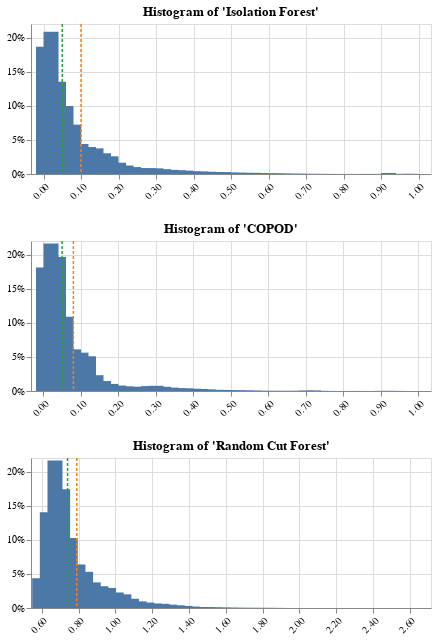

This figure's notebook cell:
### Markdown cell above
## Model Evaluation
Anomaly scores output by the models have log-normal distributions with long tails as expected.

### Code cell
charts = []
for model, score in zip(['Isolation Forest', 'COPOD', 'Random Cut Forest'], [if_scores[:, 1], cop_scores[:, 1], rcf_scores]):
    charts.append(plot_histogram(score, model, bins=50, bar_size=15, height=150, n_digits=2))
    
alt.VConcatChart(vconcat=charts).configure_axisX(labelAngle=-45)

### Figure 1 — Vega-Lite specification as saved in the notebook (floating-point values rounded to 4 significant figures)
{"config": {"view": {"continuousWidth": 400, "continuousHeight": 300}, "axisX": {"labelAngle": -45}}, "vconcat": [{"layer": [{"data": {"name": "data-ecc4fe445f8977d0bf3129b52e719ed2"}, "mark": {"type": "bar", "size": 15}, "encoding": {"tooltip": [{"type": "quantitative", "field": "Isolation Forest"}, {"type": "quantitative", "field": "count", "format": ".0f"}], "x": {"type": "quantitative", "axis": {"format": ".2f", "title": null}, "field": "Isolation Forest", "scale": {"domain": [-0.02, 1.02], "nice": false}}, "y": {"type": "quantitative", "axis": {"format": ".0%", "title": null}, "field": "pecent_of_total"}}, "transform": [{"joinaggregate": [{"op": "sum", "field": "count", "as": "total_count"}]}, {"calculate": "datum.count / datum.total_count", "as": "pecent_of_total"}]}, {"data": {"name": "data-144088d614fc03b57ba8e03b5766903e"}, "mark": {"type": "rule", "color": "#ff7f0e", "size": 1.5, "strokeDash": [3, 2]}, "encoding": {"tooltip": [{"type": "quantitative", "field": "mean"}, {"type": "quantitative", "field": "mean"}], "x": {"type": "quantitative", "field": "mean"}}}, {"data": {"name": "data-144088d614fc03b57ba8e03b5766903e"}, "mark": {"type": "rule", "color": "#2ca02c", "size": 1.5, "strokeDash": [3, 2]}, "encoding": {"tooltip": [{"type": "quantitative", "field": "median"}, {"type": "quantitative", "field": "median"}], "x": {"type": "quantitative", "field": "median"}}}], "height": 150, "title": "Histogram of 'Isolation Forest'"}, {"layer": [{"data": {"name": "data-1103ffb6f8eecbdf00d415f90cfb8445"}, "mark": {"type": "bar", "size": 15}, "encoding": {"tooltip": [{"type": "quantitative", "field": "COPOD"}, {"type": "quantitative", "field": "count", "format": ".0f"}], "x": {"type": "quantitative", "axis": {"format": ".2f", "title": null}, "field": "COPOD", "scale": {"domain": [-0.01969, 1.02], "nice": false}}, "y": {"type": "quantitative", "axis": {"format": ".0%", "title": null}, "field": "pecent_of_total"}}, "transform": [{"joinaggregate": [{"op": "sum", "field": "count", "as": "total_count"}]}, {"calculate": "datum.count / datum.total_count", "as": "pecent_of_total"}]}, {"data": {"name": "data-6bdde3440c7709665c7948d50c140e5e"}, "mark": {"type": "rule", "color": "#ff7f0e", "size": 1.5, "strokeDash": [3, 2]}, "encoding": {"tooltip": [{"type": "quantitative", "field": "mean"}, {"type": "quantitative", "field": "mean"}], "x": {"type": "quantitative", "field": "mean"}}}, {"data": {"name": "data-6bdde3440c7709665c7948d50c140e5e"}, "mark": {"type": "rule", "color": "#2ca02c", "size": 1.5, "strokeDash": [3, 2]}, "encoding": {"tooltip": [{"type": "quantitative", "field": "median"}, {"type": "quantitative", "field": "median"}], "x": {"type": "quantitative", "field": "median"}}}], "height": 150, "title": "Histogram of 'COPOD'"}, {"layer": [{"data": {"name": "data-ca307c03b117eabcb70b564cfe157847"}, "mark": {"type": "bar", "size": 15}, "encoding": {"tooltip": [{"type": "quantitative", "field": "Random Cut Forest"}, {"type": "quantitative", "field": "count", "format": ".0f"}], "x": {"type": "quantitative", "axis": {"format": ".2f", "title": null}, "field": "Random Cut Forest", "scale": {"domain": [0.5683, 2.688], "nice": false}}, "y": {"type": "quantitative", "axis": {"format": ".0%", "title": null}, "field": "pecent_of_total"}}, "transform": [{"joinaggregate": [{"op": "sum", "field": "count", "as": "total_count"}]}, {"calculate": "datum.count / datum.total_count", "as": "pecent_of_total"}]}, {"data": {"name": "data-bcbc6a7a325f9f7f122a1cd8cdb22c75"}, "mark": {"type": "rule", "color": "#ff7f0e", "size": 1.5, "strokeDash": [3, 2]}, "encoding": {"tooltip": [{"type": "quantitative", "field": "mean"}, {"type": "quantitative", "field": "mean"}], "x": {"type": "quantitative", "field": "mean"}}}, {"data": {"name": "data-bcbc6a7a325f9f7f122a1cd8cdb22c75"}, "mark": {"type": "rule", "color": "#2ca02c", "size": 1.5, "strokeDash": [3, 2]}, "encoding": {"tooltip": [{"type": "quantitative", "field": "median"}, {"type": "quantitative", "field": "median"}], "x": {"type": "quantitative", "field": "median"}}}], "height": 150, "title": "Histogram of 'Random Cut Forest'"}], "$schema": "https://vega.github.io/schema/vega-lite/v4.8.1.json", "datasets": {"data-ecc4fe445f8977d0bf3129b52e719ed2": [{"Isolation Forest": 0.0, "count": 22038}, {"Isolation Forest": 0.02, "count": 24626}, {"Isolation Forest": 0.04, "count": 15983}, {"Isolation Forest": 0.06, "count": 11767}, {"Isolation Forest": 0.08, "count": 8555}, {"Isolation Forest": 0.1, "count": 5195}, {"Isolation Forest": 0.12, "count": 4668}, {"Isolation Forest": 0.14, "count": 4441}, {"Isolation Forest": 0.16, "count": 3590}, {"Isolation Forest": 0.18, "count": 3064}, {"Isolation Forest": 0.2, "count": 1957}, {"Isolation Forest": 0.22, "count": 1468}, {"Isolation Forest": 0.24, "count": 1199}, {"Isolation Forest": 0.26, "count": 1016}, {"Isolation Forest": 0.28, "count": 997}, {"Isolation Forest": 0.3, "count": 979}, {"Isolation Forest": 0.32, "count": 829}, {"Isolation Forest": 0.34, "count": 724}, {"Isolation Forest": 0.36, "count": 643}, {"Isolation Forest": 0.38, "count": 585}, {"Isolation Forest": 0.4, "count": 457}, {"Isolation Forest": 0.42, "count": 432}, {"Isolation Forest": 0.44, "count": 388}, {"Isolation Forest": 0.46, "count": 330}, {"Isolation Forest": 0.48, "count": 327}, {"Isolation Forest": 0.5, "count": 252}, {"Isolation Forest": 0.52, "count": 236}, {"Isolation Forest": 0.54, "count": 197}, {"Isolation Forest": 0.56, "count": 201}, {"Isolation Forest": 0.58, "count": 159}, {"Isolation Forest": 0.6, "count": 126}, {"Isolation Forest": 0.62, "count": 100}, {"Isolation Forest": 0.64, "count": 88}, {"Isolation Forest": 0.66, "count": 52}, {"Isolation Forest": 0.68, "count": 49}, {"Isolation Forest": 0.7, "count": 33}, {"Isolation Forest": 0.72, "count": 19}, {"Isolation Forest": 0.74, "count": 18}, {"Isolation Forest": 0.76, "count": 11}, {"Isolation Forest": 0.78, "count": 7}, {"Isolation Forest": 0.8, "count": 8}, {"Isolation Forest": 0.82, "count": 6}, {"Isolation Forest": 0.84, "count": 9}, {"Isolation Forest": 0.86, "count": 9}, {"Isolation Forest": 0.88, "count": 12}, {"Isolation Forest": 0.9, "count": 6}, {"Isolation Forest": 0.92, "count": 177}, {"Isolation Forest": 0.94, "count": 16}, {"Isolation Forest": 0.96, "count": 19}, {"Isolation Forest": 0.98, "count": 40}], "data-144088d614fc03b57ba8e03b5766903e": [{"mean": 0.1, "median": 0.05}], "data-1103ffb6f8eecbdf00d415f90cfb8445": [{"COPOD": 0.0003095, "count": 21406}, {"COPOD": 0.0203, "count": 25556}, {"COPOD": 0.0403, "count": 23215}, {"COPOD": 0.06029, "count": 12873}, {"COPOD": 0.08028, "count": 7214}, {"COPOD": 0.1003, "count": 6643}, {"COPOD": 0.1203, "count": 6015}, {"COPOD": 0.1403, "count": 2736}, {"COPOD": 0.1603, "count": 1732}, {"COPOD": 0.1803, "count": 1230}, {"COPOD": 0.2002, "count": 946}, {"COPOD": 0.2202, "count": 806}, {"COPOD": 0.2402, "count": 728}, {"COPOD": 0.2602, "count": 719}, {"COPOD": 0.2802, "count": 847}, {"COPOD": 0.3002, "count": 901}, {"COPOD": 0.3202, "count": 734}, {"COPOD": 0.3402, "count": 591}, {"COPOD": 0.3602, "count": 487}, {"COPOD": 0.3802, "count": 452}, {"COPOD": 0.4002, "count": 393}, {"COPOD": 0.4202, "count": 339}, {"COPOD": 0.4402, "count": 263}, {"COPOD": 0.4602, "count": 202}, {"COPOD": 0.4802, "count": 183}, {"COPOD": 0.5002, "count": 140}, {"COPOD": 0.5201, "count": 117}, {"COPOD": 0.5401, "count": 91}, {"COPOD": 0.5601, "count": 66}, {"COPOD": 0.5801, "count": 47}, {"COPOD": 0.6001, "count": 31}, {"COPOD": 0.6201, "count": 28}, {"COPOD": 0.6401, "count": 22}, {"COPOD": 0.6601, "count": 24}, {"COPOD": 0.6801, "count": 34}, {"COPOD": 0.7001, "count": 72}, {"COPOD": 0.7201, "count": 100}, {"COPOD": 0.7401, "count": 20}, {"COPOD": 0.7601, "count": 15}, {"COPOD": 0.7801, "count": 3}, {"COPOD": 0.8001, "count": 8}, {"COPOD": 0.8201, "count": 6}, {"COPOD": 0.84, "count": 11}, {"COPOD": 0.86, "count": 1}, {"COPOD": 0.88, "count": 3}, {"COPOD": 0.9, "count": 21}, {"COPOD": 0.92, "count": 21}, {"COPOD": 0.94, "count": 15}, {"COPOD": 0.96, "count": 0}, {"COPOD": 0.98, "count": 1}], "data-6bdde3440c7709665c7948d50c140e5e": [{"mean": 0.08, "median": 0.05}], "data-ca307c03b117eabcb70b564cfe157847": [{"Random Cut Forest": 0.5883, "count": 5160}, {"Random Cut Forest": 0.6299, "count": 16577}, {"Random Cut Forest": 0.6715, "count": 25547}, {"Random Cut Forest": 0.7131, "count": 20565}, {"Random Cut Forest": 0.7547, "count": 12130}, {"Random Cut Forest": 0.7963, "count": 7537}, {"Random Cut Forest": 0.838, "count": 6266}, {"Random Cut Forest": 0.8796, "count": 4439}, {"Random Cut Forest": 0.9212, "count": 3776}, {"Random Cut Forest": 0.9628, "count": 3472}, {"Random Cut Forest": 1.004, "count": 2689}, {"Random Cut Forest": 1.046, "count": 2370}, {"Random Cut Forest": 1.088, "count": 1598}, {"Random Cut Forest": 1.129, "count": 1152}, {"Random Cut Forest": 1.171, "count": 944}, {"Random Cut Forest": 1.212, "count": 768}, {"Random Cut Forest": 1.254, "count": 720}, {"Random Cut Forest": 1.296, "count": 578}, {"Random Cut Forest": 1.337, "count": 466}, {"Random Cut Forest": 1.379, "count": 354}, {"Random Cut Forest": 1.42, "count": 250}, {"Random Cut Forest": 1.462, "count": 166}, {"Random Cut Forest": 1.504, "count": 156}, {"Random Cut Forest": 1.545, "count": 108}, {"Random Cut Forest": 1.587, "count": 85}, {"Random Cut Forest": 1.628, "count": 61}, {"Random Cut Forest": 1.67, "count": 41}, {"Random Cut Forest": 1.712, "count": 31}, {"Random Cut Forest": 1.753, "count": 26}, {"Random Cut Forest": 1.795, "count": 23}, {"Random Cut Forest": 1.836, "count": 22}, {"Random Cut Forest": 1.878, "count": 15}, {"Random Cut Forest": 1.92, "count": 6}, {"Random Cut Forest": 1.961, "count": 3}, {"Random Cut Forest": 2.003, "count": 3}, {"Random Cut Forest": 2.044, "count": 1}, {"Random Cut Forest": 2.086, "count": 0}, {"Random Cut Forest": 2.128, "count": 0}, {"Random Cut Forest": 2.169, "count": 0}, {"Random Cut Forest": 2.211, "count": 0}, {"Random Cut Forest": 2.252, "count": 0}, {"Random Cut Forest": 2.294, "count": 1}, {"Random Cut Forest": 2.336, "count": 0}, {"Random Cut Forest": 2.377, "count": 0}, {"Random Cut Forest": 2.419, "count": 1}, {"Random Cut Forest": 2.46, "count": 0}, {"Random Cut Forest": 2.502, "count": 0}, {"Random Cut Forest": 2.544, "count": 0}, {"Random Cut Forest": 2.585, "count": 0}, {"Random Cut Forest": 2.627, "count": 1}], "data-bcbc6a7a325f9f7f122a1cd8cdb22c75": [{"mean": 0.79, "median": 0.74}]}}
